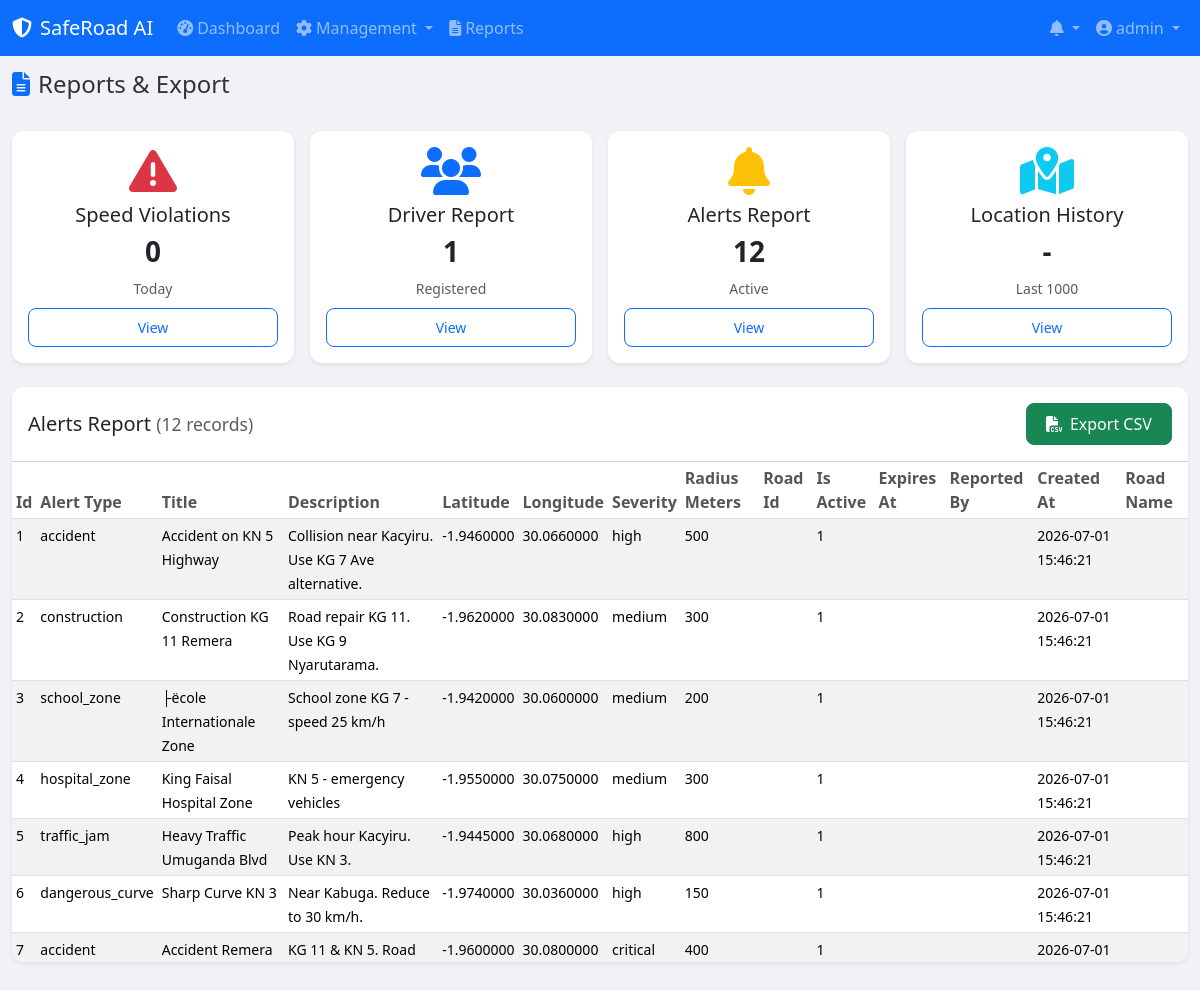
/admin/reports/index.php?type=alerts (signed in), run on the app's committed database.
### tables this page shows
CREATE TABLE `alerts` (
  `id` int(11) NOT NULL AUTO_INCREMENT,
  `alert_type` enum('accident','road_closure','construction','flood','hazard','weather','traffic_jam','school_zone','hospital_zone','dangerous_curve','checkpoint') NOT NULL,
  `title` varchar(200) NOT NULL,
  `description` text DEFAULT NULL,
  `latitude` decimal(10,7) DEFAULT NULL,
  `longitude` decimal(10,7) DEFAULT NULL,
  `severity` enum('low','medium','high','critical') DEFAULT 'medium',
  `radius_meters` int(11) DEFAULT 500,
  `road_id` int(11) DEFAULT NULL,
  `is_active` tinyint(1) DEFAULT 1,
  `expires_at` timestamp NULL DEFAULT NULL,
  `reported_by` int(11) DEFAULT NULL,
  `created_at` timestamp NOT NULL DEFAULT current_timestamp(),
  PRIMARY KEY (`id`),
  KEY `road_id` (`road_id`),
  KEY `reported_by` (`reported_by`),
  KEY `idx_active_alerts` (`is_active`,`alert_type`),
  CONSTRAINT `alerts_ibfk_1` FOREIGN KEY (`road_id`) REFERENCES `roads` (`id`) ON DELETE CASCADE,
  CONSTRAINT `alerts_ibfk_2` FOREIGN KEY (`reported_by`) REFERENCES `users` (`id`) ON DELETE SET NULL
);

### config/database.php (called while the page is built, shortened)
<?php
class Database {
    private static $instance = null;
    private $conn;
    private function __construct() {
        try {
            $dsn = "mysql:host=" . DB_HOST . ";dbname=" . DB_NAME . ";charset=utf8mb4";
            $options = [
                PDO::ATTR_ERRMODE => PDO::ERRMODE_EXCEPTION,
                PDO::ATTR_DEFAULT_FETCH_MODE => PDO::FETCH_ASSOC,
                PDO::ATTR_EMULATE_PREPARES => false,
            ];
            $this->conn = new PDO($dsn, DB_USER, DB_PASS, $options);
        } catch (PDOException $e) {
            error_log("Database connection failed: " . $e->getMessage());
            die("Database connection failed. Please check configuration.");
        }
    }
    public static function getInstance() {
        if (self::$instance === null) {
            self::$instance = new self();
        }
        return self::$instance;
    }
    public function query($sql, $fetchMode = PDO::FETCH_ASSOC) {
        $stmt = $this->conn->query($sql);
        $stmt->setFetchMode($fetchMode);
        return $stmt;
    }
}

### includes/functions.php (called while the page is built, shortened)
<?php
require_once __DIR__ . '/../config/database.php';
function getAdminStats() {
    $db = Database::getInstance();
    $stats = [];
    $stmt = $db->query("SELECT COUNT(*) as total FROM users WHERE role_id = 2 AND is_active = 1");
    $stats['total_drivers'] = $stmt->fetch()['total'];
    $stmt = $db->query("SELECT COUNT(*) as total FROM driver_locations WHERE recorded_at >= NOW() - INTERVAL 5 MINUTE");
    $stats['online_drivers'] = $stmt->fetch()['total'];
    $stmt = $db->query("SELECT COUNT(*) as total FROM alerts WHERE is_active = 1");
    $stats['active_alerts'] = $stmt->fetch()['total'];
    $stmt = $db->query("SELECT COUNT(*) as total FROM checkpoints WHERE status = 'active'");
    $stats['active_checkpoints'] = $stmt->fetch()['total'];
    $stmt = $db->query("SELECT COUNT(*) as total FROM warning_logs WHERE DATE(created_at) = CURDATE()");
    $stats['speed_violations_today'] = $stmt->fetch()['total'];
    $stmt = $db->query("SELECT COUNT(*) as total FROM reports WHERE status = 'pending'");
    $stats['pending_reports'] = $stmt->fetch()['total'];
    return $stats;
}

### admin/reports/index.php (the view, shortened to what this page needs)
<?php
require_once __DIR__ . '/../../includes/functions.php';
$db = Database::getInstance();
$reportType = $_GET['type'] ?? 'warnings';
$data = [];
switch ($reportType) {
    case 'alerts':
        $data = $db->query("SELECT a.*, r.road_name FROM alerts a LEFT JOIN roads r ON a.road_id = r.id ORDER BY a.created_at DESC")->fetchAll();
        break;
}
$stats = getAdminStats();
include __DIR__ . '/../../includes/header.php';
include __DIR__ . '/../../includes/navbar.php';
?>
<div class="container-fluid">
    <div class="d-flex justify-content-between align-items-center mb-4">
        <h4><i class="fas fa-file-alt me-2 text-primary"></i>Reports & Export</h4>
    </div>
    <div class="row g-3 mb-4">
        <div class="col-md-3">
            <div class="card stat-card border-0 shadow-sm text-center">
                <div class="card-body">
                    <i class="fas fa-exclamation-triangle text-danger fa-3x mb-2"></i>
                    <h5>Speed Violations</h5>
                    <h3 class="fw-bold"><?php echo $stats['speed_violations_today']; ?></h3>
                    <small class="text-muted">Today</small>
                    <a href="?type=warnings" class="btn btn-sm btn-outline-primary mt-2 w-100">View</a>
                </div>
            </div>
        </div>
        <div class="col-md-3">
            <div class="card stat-card border-0 shadow-sm text-center">
                <div class="card-body">
                    <i class="fas fa-users text-primary fa-3x mb-2"></i>
                    <h5>Driver Report</h5>
                    <h3 class="fw-bold"><?php echo $stats['total_drivers']; ?></h3>
                    <small class="text-muted">Registered</small>
                    <a href="?type=drivers" class="btn btn-sm btn-outline-primary mt-2 w-100">View</a>
                </div>
            </div>
        </div>
        <div class="col-md-3">
            <div class="card stat-card border-0 shadow-sm text-center">
                <div class="card-body">
                    <i class="fas fa-bell text-warning fa-3x mb-2"></i>
                    <h5>Alerts Report</h5>
                    <h3 class="fw-bold"><?php echo $stats['active_alerts']; ?></h3>
                    <small class="text-muted">Active</small>
                    <a href="?type=alerts" class="btn btn-sm btn-outline-primary mt-2 w-100">View</a>
                </div>
            </div>
        </div>
        <div class="col-md-3">
            <div class="card stat-card border-0 shadow-sm text-center">
                <div class="card-body">
                    <i class="fas fa-map-marked-alt text-info fa-3x mb-2"></i>
                    <h5>Location History</h5>
                    <h3 class="fw-bold">-</h3>
                    <small class="text-muted">Last 1000</small>
                    <a href="?type=locations" class="btn btn-sm btn-outline-primary mt-2 w-100">View</a>
                </div>
            </div>
        </div>
    </div>
    <?php if (!empty($data)): ?>
    <div class="card border-0 shadow-sm">
        <div class="card-header bg-white d-flex justify-content-between align-items-center py-3">
            <h5 class="mb-0">
                <?php echo ucfirst($reportType); ?> Report
                <small class="text-muted">(<?php echo count($data); ?> records)</small>
            </h5>
            <a href="?type=<?php echo $reportType; ?>&export=csv" class="btn btn-success">
                <i class="fas fa-file-csv me-2"></i>Export CSV
            </a>
        </div>
        <div class="card-body p-0">
            <div class="table-responsive" style="max-height: 500px; overflow-y: auto;">
                <table class="table table-striped table-sm mb-0">
                    <thead class="sticky-top bg-white">
                        <tr>
                            <?php if (!empty($data[0])): ?>
                            <?php foreach (array_keys($data[0]) as $col): ?>
                            <th><?php echo ucwords(str_replace('_', ' ', $col)); ?></th>
                            <?php endforeach; ?>
                            <?php endif; ?>
                        </tr>
                    </thead>
                    <tbody>
                        <?php foreach ($data as $row): ?>
                        <tr>
                            <?php foreach ($row as $val): ?>
                            <td><small><?php echo htmlspecialchars(substr((string)$val, 0, 50)); ?></small></td>
                            <?php endforeach; ?>
                        </tr>
                        <?php endforeach; ?>
                    </tbody>
                </table>
            </div>
        </div>
    </div>
    <?php endif; ?>
</div>
<?php include __DIR__ . '/../../includes/footer.php'; ?>

### assets/css/style.css (style rules this page uses)
:root { --primary: #4361ee; --primary-dark: #3a56d4; --secondary: #3f37c9; --success: #06d6a0; --danger: #ef476f; --warning: #ffd166; --info: #4cc9f0; --dark: #1a1a2e; --light: #f8f9fa; --sidebar-width: 260px; }
* { margin: 0; padding: 0; box-sizing: border-box; }
body { font-family: 'Segoe UI', Tahoma, Geneva, Verdana, sans-serif; background: #f0f2f5; color: #333; min-height: 100vh; }
.stat-card { transition: transform 0.2s ease, box-shadow 0.2s ease; cursor: default; border-radius: 12px !important; }
.card { border-radius: 12px !important; overflow: hidden; }
.card-header { border-radius: 12px 12px 0 0 !important; }
.btn { border-radius: 8px; font-weight: 500; padding: 0.5rem 1.2rem; transition: all 0.2s ease; }
.table th { font-weight: 600; color: #555; }

### data on the page
alerts: val "1", alert_type "accident", title "Accident on KN 5 Highway", description "Collision near Kacyiru. Use KG 7 Ave alternative.", latitude "-1.9460000", longitude "30.0660000", severity "high", radius_meters "500", created_at "2026-07-01 15:46:21"
alerts: id "2", alert_type "construction", title "Construction KG 11 Remera", description "Road repair KG 11. Use KG 9 Nyarutarama.", latitude "-1.9620000", longitude "30.0830000", severity "medium", radius_meters "300", is_active "1", created_at "2026-07-01 15:46:21"
alerts: id "3", alert_type "school_zone", title "├ëcole Internationale Zone", description "School zone KG 7 - speed 25 km/h", latitude "-1.9420000", longitude "30.0600000", severity "medium", radius_meters "200", is_active "1", created_at "2026-07-01 15:46:21"
alerts: id "4", alert_type "hospital_zone", title "King Faisal Hospital Zone", description "KN 5 - emergency vehicles", latitude "-1.9550000", longitude "30.0750000", severity "medium", radius_meters "300", is_active "1", created_at "2026-07-01 15:46:21"
alerts: id "5", alert_type "traffic_jam", title "Heavy Traffic Umuganda Blvd", description "Peak hour Kacyiru. Use KN 3.", latitude "-1.9445000", longitude "30.0680000", severity "high", radius_meters "800", is_active "1", created_at "2026-07-01 15:46:21"
alerts: id "6", alert_type "dangerous_curve", title "Sharp Curve KN 3", description "Near Kabuga. Reduce to 30 km/h.", latitude "-1.9740000", longitude "30.0360000", severity "high", radius_meters "150", is_active "1", created_at "2026-07-01 15:46:21"
alerts: id "7", alert_type "accident", title "Accident Remera…", description "KG 11 & KN 5. Road…", latitude "-1.9600000", longitude "30.0800000", severity "critical", radius_meters "400", is_active "1", created_at "2026-07-01…"

### other printed values
SITE_NAME "SafeRoad AI"
$_SESSION['username'] "admin"
$stats['speed_violations_today'] "0"
$stats['total_drivers'] "1"
$stats['active_alerts'] "12"
$reportType "Alerts"
count($data) "12"
str_replace('_', ' ', $col) "Id"
str_replace('_', ' ', $col) "Alert Type"
str_replace('_', ' ', $col) "Title"
str_replace('_', ' ', $col) "Description"
str_replace('_', ' ', $col) "Latitude"
str_replace('_', ' ', $col) "Longitude"
str_replace('_', ' ', $col) "Severity"
str_replace('_', ' ', $col) "Radius Meters"
